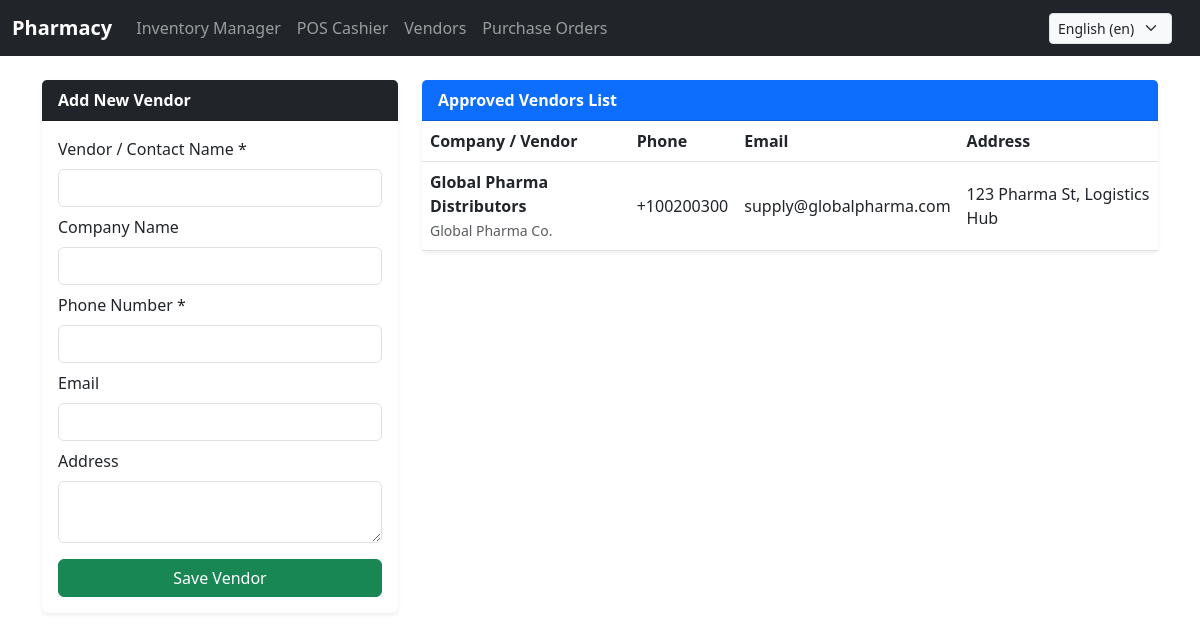
Before: /erp/vendors/ (signed in) with the older database file.
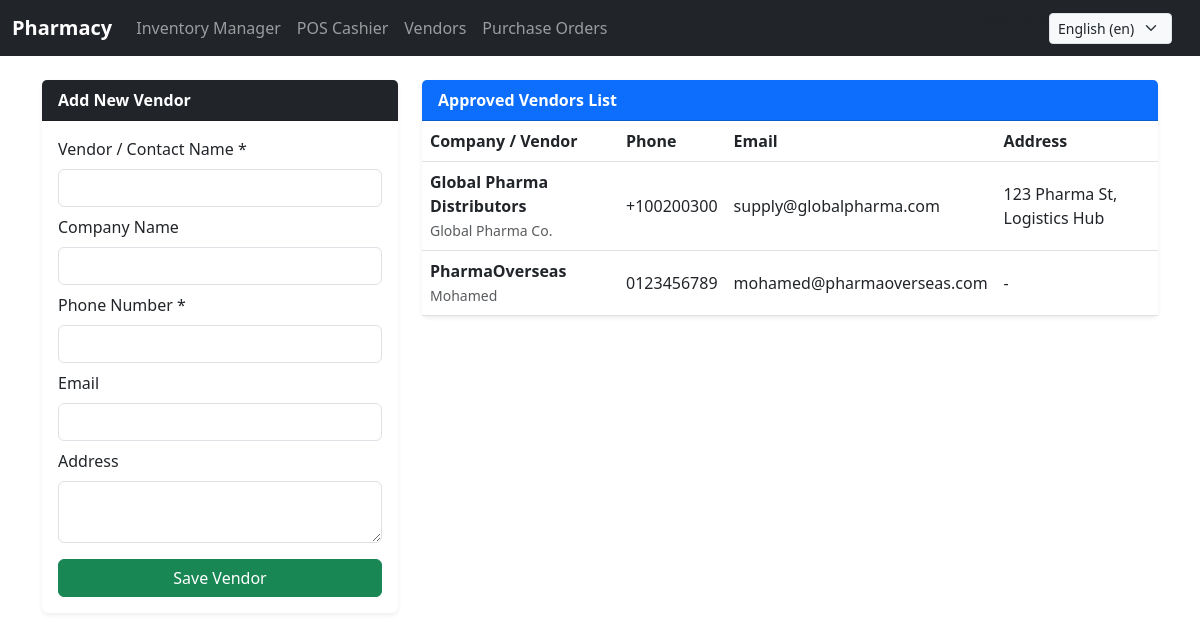
After: the same page with the newer database file.
### pharmacy/models.py (models this page shows, shortened)
class Vendor(models.Model):
    name = models.CharField(max_length=150)
    company_name = models.CharField(max_length=150, blank=True, null=True)
    phone_number = models.CharField(max_length=20)
    email = models.EmailField(blank=True, null=True)
    address = models.TextField(blank=True, null=True)

### pharmacy/views.py (the view)
# urls.py: path('erp/vendors/', views.erp_vendor_list, name='erp_vendors'),
@employee_required
def erp_vendor_list(request):
    vendors = Vendor.objects.all()
    if request.method == 'POST':
        form = VendorForm(request.POST)
        if form.is_valid():
            form.save()
            messages.success(request, "تم إضافة المورد بنجاح!")
            return redirect('erp_vendors')
    else:
        form = VendorForm()
    return render(request, 'pharmacy/erp/vendor_list.html', {
        'vendors': vendors,
        'form': form
    })

### pharmacy/forms.py
class VendorForm(forms.ModelForm):
    class Meta:
        model = Vendor
        fields = ['name', 'company_name', 'phone_number', 'email', 'address']
        widgets = {
            'name': forms.TextInput(attrs={'class': 'form-control'}),
            'company_name': forms.TextInput(attrs={'class': 'form-control'}),
            'phone_number': forms.TextInput(attrs={'class': 'form-control'}),
            'email': forms.EmailInput(attrs={'class': 'form-control'}),
            'address': forms.Textarea(attrs={'class': 'form-control', 'rows': 2}),
        }

### pharmacy/models.py (called while the page is built)
    def is_employee_or_admin(self):
        return self.role in [self.Role.EMPLOYEE, self.Role.ADMIN] or self.is_superuser

### pharmacy/templates/pharmacy/erp/vendor_list.html (shortened to what this page needs)
{% extends "pharmacy/layout.html" %}
{% load i18n %}
{% block body %}
<div class="container my-4">
    <div class="row">
        <div class="col-md-4 mb-4">
            <div class="card shadow-sm border-0">
                <div class="card-header bg-dark text-white fw-bold">{% trans "Add New Vendor" %}</div>
                <div class="card-body">
                    <form method="POST">
                        <div class="mb-2">
                            <label class="form-label">{% trans "Vendor / Contact Name" %} *</label>
                            {{ form.name }}
                        </div>
                        <div class="mb-2">
                            <label class="form-label">{% trans "Company Name" %}</label>
                            {{ form.company_name }}
                        </div>
                        <div class="mb-2">
                            <label class="form-label">{% trans "Phone Number" %} *</label>
                            {{ form.phone_number }}
                        </div>
                        <div class="mb-2">
                            <label class="form-label">{% trans "Email" %}</label>
                            {{ form.email }}
                        </div>
                        <div class="mb-3">
                            <label class="form-label">{% trans "Address" %}</label>
                            {{ form.address }}
                        </div>
                        <button type="submit" class="btn btn-success w-100">{% trans "Save Vendor" %}</button>
                    </form>
                </div>
            </div>
        </div>
        <div class="col-md-8">
            <div class="card shadow-sm border-0">
                <div class="card-header bg-primary text-white fw-bold">{% trans "Approved Vendors List" %}</div>
                <div class="card-body p-0">
                    <table class="table table-hover align-middle mb-0">
                        <thead>
                            <tr>
                                <th>{% trans "Company / Vendor" %}</th>
                                <th>{% trans "Phone" %}</th>
                                <th>{% trans "Email" %}</th>
                                <th>{% trans "Address" %}</th>
                            </tr>
                        </thead>
                        <tbody>
                            {% for v in vendors %}
                            <tr>
                                <td><strong>{{ v.company_name|default:v.name }}</strong><br><small class="text-muted">{{ v.name }}</small></td>
                                <td>{{ v.phone_number }}</td>
                                <td>{{ v.email|default:"-" }}</td>
                                <td>{{ v.address|default:"-" }}</td>
                            </tr>
                            {% empty %}
                            <tr>
                                <td colspan="4" class="text-center py-3 text-muted">{% trans "No vendors available." %}</td>
                            </tr>
                            {% endfor %}
                        </tbody>
                    </table>
                </div>
            </div>
        </div>
    </div>
</div>
{% endblock %}

Changed rows visible on the page:
added Vendor: company_name "PharmaOverseas", name "Mohamed", phone_number "0123456789", email "mohamed@pharmaoverseas.com", address "-"
